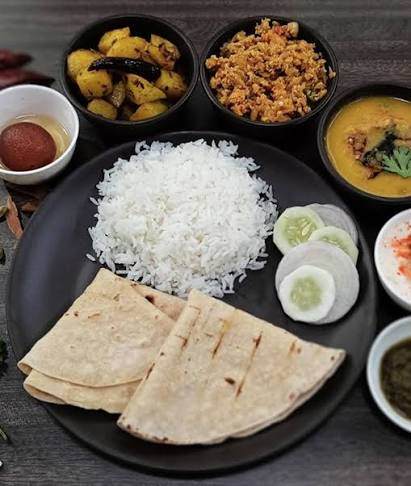
#> input picture images.jpg, 411 x 486 px
$ python -i segmentation.py   (imports and definitions only)
#> lines starting #> are read from the running program, lines starting #| are printed output that depends on the picture; after the words box and inside, x2 and y2 are one past the last pixel; in counts of white or black regions, pixels touching at a corner belong together
#> further down, picture is the input picture: shape (486, 411, 3); mean B, G, R 90.6, 102.6, 112.8
### cibis/nutrition/database.py
"""
USDA & ICMR/IFCT Certified Nutrition Matrix & Physical Density Database.
Expanded with Indian meal standards (Roti, Egg Curry, Spiced Meat/Sabzi, Kachumber Salad).
"""

from dataclasses import dataclass
from typing import Dict, Optional


@dataclass(frozen=True)
class NutrientProfile:
    """Certified nutritional breakdown per 100g of edible food portion."""
    food_name: str
    calories_kcal: float        # kcal per 100g
    protein_g: float            # grams per 100g
    carbohydrates_g: float      # grams per 100g
    fat_total_g: float          # grams per 100g
    fiber_dietary_g: float      # grams per 100g
    sugars_g: float             # grams per 100g
    potassium_mg: float         # mg per 100g
    vitamin_c_mg: float         # mg per 100g
    calcium_mg: float           # mg per 100g
    density_g_cm3: float        # Physical bulk density in g/cm^3
    glycemic_index: int         # GI scale 0-100


class NutritionDatabase:
    """
    Certified ground-truth nutritional dictionary for precision nutrition calculation.
    Sources: USDA FoodData Central & ICMR-NIN Indian Food Composition Tables (IFCT).
    """

    _REGISTRY: Dict[str, NutrientProfile] = {
        # Indian Thali & Main Course Standards
        "roti": NutrientProfile(
            food_name="Whole Wheat Roti / Chapati (2 pieces)",
            calories_kcal=297.0,
            protein_g=9.30,
            carbohydrates_g=55.80,
            fat_total_g=3.70,
            fiber_dietary_g=9.60,
            sugars_g=1.20,
            potassium_mg=285.0,
            vitamin_c_mg=0.0,
            calcium_mg=45.0,
            density_g_cm3=0.72,
            glycemic_index=52,
        ),
        "egg_curry": NutrientProfile(
            food_name="Egg Masala / Boiled Egg Curry",
            calories_kcal=155.0,
            protein_g=11.20,
            carbohydrates_g=3.80,
            fat_total_g=10.50,
            fiber_dietary_g=1.10,
            sugars_g=2.10,
            potassium_mg=195.0,
            vitamin_c_mg=4.2,
            calcium_mg=56.0,
            density_g_cm3=1.04,
            glycemic_index=15,
        ),
        "spiced_meat_sabzi": NutrientProfile(
            food_name="Spiced Shredded Meat / Soya Bhurji",
            calories_kcal=185.0,
            protein_g=21.50,
            carbohydrates_g=4.50,
            fat_total_g=9.20,
            fiber_dietary_g=1.80,
            sugars_g=1.50,
            potassium_mg=340.0,
            vitamin_c_mg=5.5,
            calcium_mg=38.0,
            density_g_cm3=0.92,
            glycemic_index=20,
        ),
        "cucumber_salad": NutrientProfile(
            food_name="Diced Cucumber & Onion Salad (Kachumber)",
            calories_kcal=18.0,
            protein_g=0.80,
            carbohydrates_g=3.60,
            fat_total_g=0.20,
            fiber_dietary_g=1.20,
            sugars_g=1.90,
            potassium_mg=160.0,
            vitamin_c_mg=7.8,
            calcium_mg=22.0,
            density_g_cm3=0.88,
            glycemic_index=15,
        ),
        # Produce Standards
        "orange": NutrientProfile(
            food_name="Mandarin / Clementine Orange",
            calories_kcal=47.0,
            protein_g=0.94,
            carbohydrates_g=11.75,
            fat_total_g=0.12,
            fiber_dietary_g=2.4,
            sugars_g=9.35,
            potassium_mg=181.0,
            vitamin_c_mg=53.2,
            calcium_mg=40.0,
            density_g_cm3=0.96,
            glycemic_index=43,
        ),
        "strawberry": NutrientProfile(
            food_name="Fresh Strawberries",
            calories_kcal=32.0,
            protein_g=0.67,
            carbohydrates_g=7.68,
            fat_total_g=0.30,
            fiber_dietary_g=2.0,
            sugars_g=4.89,
            potassium_mg=153.0,
            vitamin_c_mg=58.8,
            calcium_mg=16.0,
            density_g_cm3=0.88,
            glycemic_index=41,
        ),
        "green_grapes": NutrientProfile(
            food_name="Green Seedless Grapes",
            calories_kcal=69.0,
            protein_g=0.72,
            carbohydrates_g=18.10,
            fat_total_g=0.16,
            fiber_dietary_g=0.9,
            sugars_g=15.48,
            potassium_mg=191.0,
            vitamin_c_mg=3.2,
            calcium_mg=10.0,
            density_g_cm3=0.98,
            glycemic_index=59,
        ),
        "red_apple": NutrientProfile(
            food_name="Red Gala / Fuji Apple",
            calories_kcal=52.0,
            protein_g=0.26,
            carbohydrates_g=13.81,
            fat_total_g=0.17,
            fiber_dietary_g=2.4,
            sugars_g=10.39,
            potassium_mg=107.0,
            vitamin_c_mg=4.6,
            calcium_mg=6.0,
            density_g_cm3=0.82,
            glycemic_index=36,
        ),
        "green_apple": NutrientProfile(
            food_name="Granny Smith Green Apple",
            calories_kcal=58.0,
            protein_g=0.44,
            carbohydrates_g=13.61,
            fat_total_g=0.19,
            fiber_dietary_g=2.8,
            sugars_g=9.59,
            potassium_mg=120.0,
            vitamin_c_mg=4.6,
            calcium_mg=5.0,
            density_g_cm3=0.84,
            glycemic_index=38,
        ),
        "yellow_pear": NutrientProfile(
            food_name="Yellow Bartlett Pear",
            calories_kcal=57.0,
            protein_g=0.36,
            carbohydrates_g=15.23,
            fat_total_g=0.14,
            fiber_dietary_g=3.1,
            sugars_g=9.75,
            potassium_mg=116.0,
            vitamin_c_mg=4.3,
            calcium_mg=9.0,
            density_g_cm3=0.93,
            glycemic_index=38,
        ),
        "lemon": NutrientProfile(
            food_name="Fresh Lemon",
            calories_kcal=29.0,
            protein_g=1.10,
            carbohydrates_g=9.32,
            fat_total_g=0.30,
            fiber_dietary_g=2.8,
            sugars_g=2.50,
            potassium_mg=138.0,
            vitamin_c_mg=53.0,
            calcium_mg=26.0,
            density_g_cm3=0.95,
            glycemic_index=20,
        ),
    }

    @classmethod
    def get_profile(cls, food_key: str) -> Optional[NutrientProfile]:
        clean_key = food_key.lower().strip().replace(" ", "_")
        return cls._REGISTRY.get(clean_key)

    @classmethod
    def list_foods(cls) -> Dict[str, str]:
        return {k: v.food_name for k, v in cls._REGISTRY.items()}

### cibis/nutrition/segmentation.py
"""A small color-heuristic detector for the demo's supported produce categories.

This is not a trained recognition model. Results are candidates for user review.
"""
from dataclasses import dataclass
from typing import List, Optional, Tuple
import cv2
import numpy as np
from cibis.nutrition.database import NutritionDatabase, NutrientProfile

@dataclass
class FoodDetection:
    item_id: str
    food_key: str
    food_name: str
    confidence: float
    bbox_xywh: Tuple[int, int, int, int]
    conformal_prediction_set: List[str]
    profile: NutrientProfile
    mask: Optional[np.ndarray] = None

class ConformalFoodDetector:
    """Detect orange-colored regions only; other foods are reported as unsupported."""
    def __init__(self, significance_level: float = 0.05):
        self.alpha = significance_level

    def detect_and_segment_foods(self, image: np.ndarray) -> List[FoodDetection]:
        if image is None or image.size == 0 or len(image.shape) != 3 or image.shape[2] != 3:
            return []
        hsv = cv2.cvtColor(image, cv2.COLOR_BGR2HSV)
#> hsv: shape (486, 411, 3); mean H, S, V 48.1, 59.2, 114.1
        mask = cv2.inRange(hsv, np.array([5, 100, 80]), np.array([28, 255, 255]))
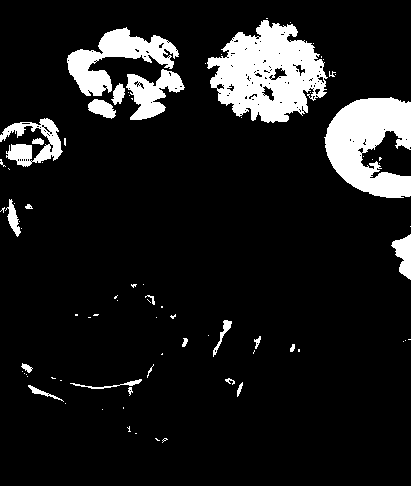
#> mask: shape (486, 411); 10.9% white; 81 white regions (57 under 20 px), largest, box (x1, y1, x2, y2) and area: (207, 20, 328, 123) 7645, (324, 97, 411, 198) 5783, (67, 27, 179, 96) 3078
        mask = cv2.morphologyEx(mask, cv2.MORPH_OPEN, np.ones((5, 5), np.uint8))
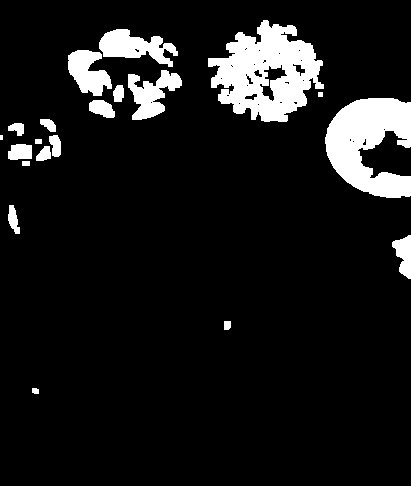
#> mask: shape (486, 411); 9.7% white; 20 white regions (1 under 20 px)
        contours, _ = cv2.findContours(mask, cv2.RETR_EXTERNAL, cv2.CHAIN_APPROX_SIMPLE)
#> contours = 20 contours, 2 with area under 20; largest, box (x1, y1, x2, y2) and area: (208, 20, 324, 122) 7166, (325, 98, 411, 198) 5436, (99, 29, 178, 67) 1474, (128, 70, 182, 120) 1267, (68, 50, 112, 96) 1184
        profile = NutritionDatabase.get_profile("orange")
        if not profile:
            return []
        found = []
        for i, contour in enumerate(sorted(contours, key=cv2.contourArea, reverse=True)):
            if cv2.contourArea(contour) < max(400, image.shape[0] * image.shape[1] * 0.001):
                continue
            x, y, w, h = cv2.boundingRect(contour)
            found.append(FoodDetection(f"orange_{i+1}", "orange", profile.food_name,
                0.35, (x, y, w, h), ["orange (color heuristic; unverified)"], profile, mask[y:y+h, x:x+w]))
#> this loop made 20 passes
#> (x, y, w, h) on passes 1 to 6: (208, 20, 116, 102), (325, 98, 86, 100), (99, 29, 79, 38), (128, 70, 54, 50), (68, 50, 44, 46), (392, 235, 19, 44)
#> contour on passes 16, 18, 19, 20: [[22, 161], [22, 165], [29, 165], [29, 161]], [[35, 139], [35, 143], [41, 143], [41, 139]], [[318, 92], [318, 96], [322, 96], [322, 92]], [[0, 135], [0, 139], [2, 139], [2, 135]]
#> after the loop, found = 6 items
        return found

>>> import cv2
>>> picture = cv2.imread('../../images.jpg')
>>> result = ConformalFoodDetector().detect_and_segment_foods(picture)
#> result = 6 items
